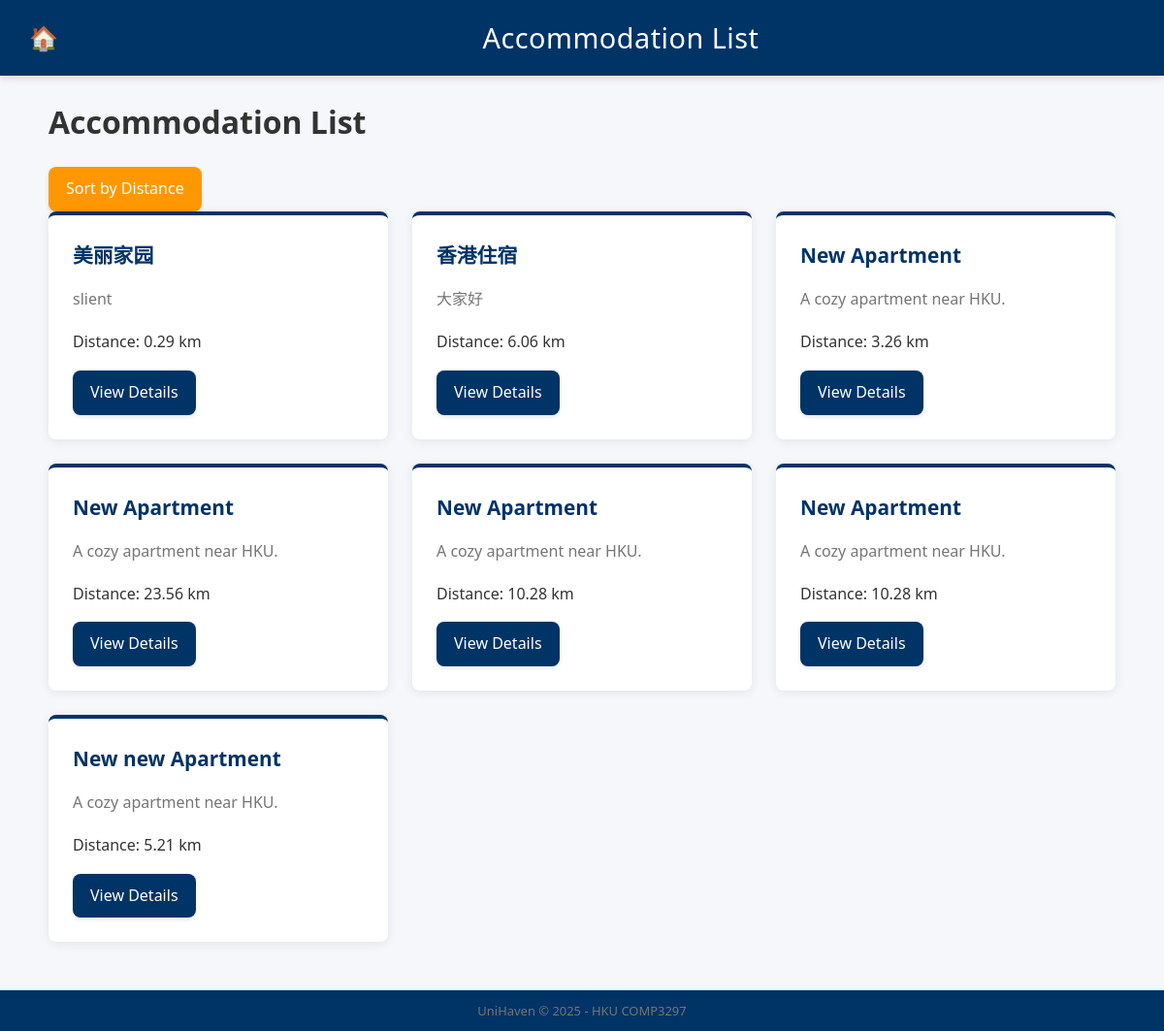
Before: /list-accommodation/ with the older database file.
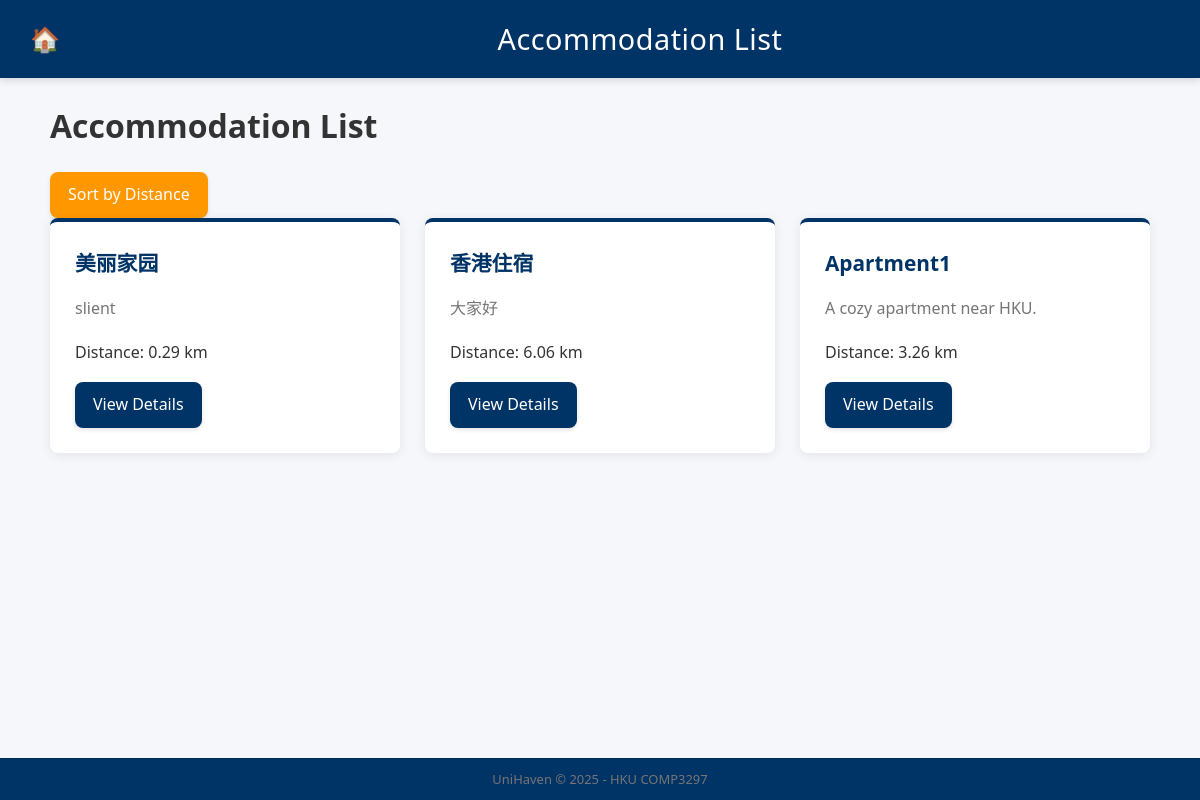
After: the same page with the newer database file.
### accommodation/models.py (models this page shows, shortened)
class Accommodation(models.Model):
    TYPE_CHOICES = [
        ('APARTMENT', 'Apartment'),
        ('HOUSE', 'House'),
        ('HOSTEL', 'Hostel'),
    ]
    title = models.CharField(max_length=200)
    description = models.TextField()
    type = models.CharField(max_length=20, choices=TYPE_CHOICES)
    beds = models.IntegerField()
    bedrooms = models.IntegerField()
    price = models.DecimalField(max_digits=10, decimal_places=2)
    available_from = models.DateField(null=True, blank=True)
    available_to = models.DateField(null=True, blank=True)
    userID = models.CharField(max_length=255, blank=True, default="")
    reserved = models.BooleanField(default=False)
    building_name = models.CharField(max_length=200, default="", blank=True)
    estate_name = models.CharField(max_length=200, default="", blank=True)
    street_name = models.CharField(max_length=200, default="", blank=True)
    building_no = models.CharField(max_length=20, default="", blank=True)
    district = models.CharField(max_length=200, default="", blank=True)
    region = models.CharField(max_length=100, default="", blank=True)
    latitude = models.FloatField(blank=True)
    longitude = models.FloatField(blank=True)
    geo_address = models.CharField(max_length=200, blank=True)
    rating = models.FloatField(default=0.0, blank=True)

### accommodation/views.py (the view, shortened to what this page needs)
# urls.py: path("list-accommodation/", views.list_accommodation, name="list_accommodation"),
def list_accommodation(request):
    accommodations = Accommodation.objects.all()
    accommodation_type = request.GET.get("type", "")
    region = request.GET.get("region", "")
    available_from = request.GET.get("available_from", "")
    available_to = request.GET.get("available_to", "")
    min_beds = request.GET.get("min_beds", "")
    min_bedrooms = request.GET.get("min_bedrooms", "")
    max_price = request.GET.get("max_price", "")
    max_distance = request.GET.get("distance", "")  # 最大距离（公里）
    order_by_distance = request.GET.get("order_by_distance", "false").lower() == "true"
    if accommodation_type:
        accommodations = accommodations.filter(type=accommodation_type)
    if region:
        accommodations = accommodations.filter(region=region)
    if min_beds:
        accommodations = accommodations.filter(beds__gte=min_beds)
    if min_bedrooms:
        accommodations = accommodations.filter(bedrooms__gte=min_bedrooms)
    if max_price:
        accommodations = accommodations.filter(price__lte=max_price)
    accommodations = accommodations.annotate(
        distance=ExpressionWrapper(
            Func(
                Func(
                    (F('longitude') - HKU_LONGITUDE) * math.pi / 180 *
                    Func((F('latitude') + HKU_LATITUDE) / 2 * math.pi / 180, function='COS'),
                    function='POW',
                    template="%(function)s(%(expressions)s, 2)"
                ) +
                Func(
                    (F('latitude') - HKU_LATITUDE) * math.pi / 180,
                    function='POW',
                    template="%(function)s(%(expressions)s, 2)"
                ),
                function='SQRT',
            ) * 6371,  # 地球半径（公里）
            output_field=FloatField(),
        )
    )
    if max_distance:
        try:
            max_distance = float(max_distance)
            accommodations = accommodations.filter(distance__lte=max_distance)
        except ValueError:
            pass
    if order_by_distance:
        accommodations = accommodations.order_by('distance')
    if request.headers.get('Accept') == 'application/json':
        accommodations_data = list(accommodations.values(
            'id', 'title', 'description', 'type', 'price', 'beds', 'bedrooms',
            'available_from', 'available_to', 'region', 'distance'
        ))
        return JsonResponse({'accommodations': accommodations_data})
    return render(request, 'accommodation/accommodation_list.html', {
        'accommodations': accommodations,
        'accommodation_type': accommodation_type,
        'region': region,
        'available_from': available_from,
        'available_to': available_to,
        'min_beds': min_beds,
        'min_bedrooms': min_bedrooms,
        'max_price': max_price,
        'max_distance': max_distance,
        'order_by_distance': order_by_distance,
    })

### accommodation/templates/accommodation/accommodation_list.html (shortened to what this page needs)
{% extends 'accommodation/base.html' %}
{% load static %}
{% block nav_title %}Accommodation List{% endblock %}
{% block content %}
<div class="container">
    <h1>Accommodation List</h1>
    <div class="sort-options">
        <a href="?{% if order_by_distance %}order_by_distance=false{% else %}order_by_distance=true{% endif %}"
            class="btn btn-secondary">
            {% if order_by_distance %}
            Remove Distance Sorting
            {% else %}
            Sort by Distance
            {% endif %}
        </a>
    </div>
    {% if accommodations %}
    <div class="card-grid">
        {% for accommodation in accommodations %}
        <div class="card">
            <div class="card-content">
                <h2 class="card-title">{{ accommodation.title }}</h2>
                <p class="card-description">{{ accommodation.description }}</p>
                <p>Distance: {{ accommodation.distance|floatformat:2 }} km</p>
                <a href="{% url 'accommodation_detail' accommodation.pk %}" class="btn btn-primary">View Details</a>
            </div>
        </div>
        {% endfor %}
    </div>
    {% else %}
    <div class="no-results">
        <p>No accommodations found matching your criteria.</p>
        <a href="{% url 'search_accommodation' %}" class="btn btn-primary">Try a New Search</a>
    </div>
    {% endif %}
</div>
{% endblock %}

### accommodation/templates/accommodation/base.html (shortened to what this page needs)
{% load static %}
{% load i18n %}
<!DOCTYPE html>
<html lang="{{ LANGUAGE_CODE }}">
<head>
    <link rel="stylesheet" href="{% static 'accommodation/css/main.css' %}">
</head>
<body class="page-transition">
    <div class="navbar">
        {% block home_button %}
        <a href="{% url 'index' %}" class="home-btn btn btn-secondary">🏠</a>
        {% endblock %}
        <h1>{% block nav_title %}UniHaven{% endblock %}</h1>
    </div>
    <div class="content-wrapper">
        {% block content %}{% endblock %}
    </div>
    <div class="footer">
        <p>UniHaven &copy; 2025 - HKU COMP3297</p>
    </div>
</body>
</html>

### accommodation/static/accommodation/css/main.css (style rules this page uses)
:root { --primary-color: #003366; --primary-dark: #004C99; --secondary-color: #FF9800; --secondary-dark: #F57C00; --light-bg: #f5f7fa; --card-bg: #ffffff; --text-dark: #333333; --text-light: #757575; --success: #4caf50; --error: #f44336; --border-radius: 8px; --box-shadow: 0 2px 12px rgba(0, 0, 0, 0.08); --transition: all 0.3s ease; }
* { box-sizing: border-box; }
body { font-family: 'Segoe UI', Tahoma, Geneva, Verdana, sans-serif; margin: 0; padding: 0; background-color: var(--light-bg); color: var(--text-dark); line-height: 1.6; }
.navbar { background-color: var(--primary-color); color: white; padding: 15px 0; box-shadow: 0 2px 8px rgba(0,0,0,0.15); position: relative; z-index: 10; display: flex; justify-content: space-between; align-items: center; }
.navbar h1 { margin: 0; font-size: 1.8em; font-weight: 500; letter-spacing: 0.5px; flex: 1; text-align: center; }
.container { max-width: 1140px; margin: 20px auto; padding: 0 20px; position: relative; }
.btn { display: inline-block; background-color: var(--primary-color); color: white; text-decoration: none; padding: 10px 18px; border-radius: var(--border-radius); font-weight: 500; text-align: center; transition: var(--transition); border: none; cursor: pointer; box-shadow: 0 2px 4px rgba(0,0,0,0.1); }
.btn-primary { background-color: var(--primary-color); }
.btn-secondary { background-color: var(--secondary-color); }
.home-btn { background-color: transparent; border: none; box-shadow: none; font-size: 1.5em; padding: 5px 10px; margin-left: 20px; }
.card-grid { display: grid; grid-template-columns: 1fr; gap: 25px; }
.card { background: var(--card-bg); border-radius: var(--border-radius); box-shadow: var(--box-shadow); overflow: hidden; transition: var(--transition); border-top: 4px solid var(--primary-color); }
.card-content { padding: 25px; }
.card-title { font-size: 1.3em; color: var(--primary-color); margin-top: 0; margin-bottom: 10px; font-weight: 600; }
.card-description { color: var(--text-light); margin-bottom: 20px; line-height: 1.5; display: -webkit-box; line-clamp: 3; -webkit-box-orient: vertical; overflow: hidden; text-overflow: ellipsis; }
@media (min-width: 768px) { .card-grid { grid-template-columns: repeat(2, 1fr); } }
@media (min-width: 992px) { .card-grid { grid-template-columns: repeat(3, 1fr); } }
.page-transition { animation: pageLoad 0.6s ease-in-out; }
.footer { text-align: center; padding: 20px 0; margin-top: 30px; border-top: 1px solid rgba(0, 0, 0, 0.1); }
.footer p { margin: 0; color: var(--text-light); font-size: 0.9em; }

### accommodation/templates/accommodation/base.html (style rules this page uses)
html, body { height: 100%; margin: 0; display: flex; flex-direction: column; }
.home-btn { background-color: transparent; border: none; box-shadow: none; font-size: 1.5em; padding: 5px 10px; margin-right: 10px; }
.footer { background-color: var(--primary-color); color: white; text-align: center; padding: 10px 0; font-size: 0.9em; }
.content-wrapper { flex: 1; }

Changed rows visible on the page:
removed Accommodation: title "New Apartment", description "A cozy apartment near HKU.", distance "3.26"
removed Accommodation: title "New Apartment", description "A cozy apartment near HKU.", distance "23.56"
removed Accommodation: title "New Apartment", description "A cozy apartment near HKU.", distance "10.28"
removed Accommodation: title "New Apartment", description "A cozy apartment near HKU.", distance "10.28"
removed Accommodation: title "New new Apartment", description "A cozy apartment near HKU.", distance "5.21"
added Accommodation: title "Apartment1", description "A cozy apartment near HKU.", distance "3.26"
